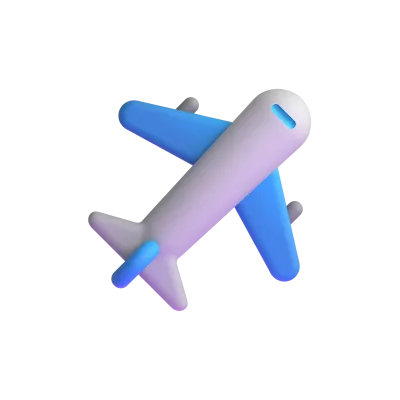
#> input picture quiz-video/assets/imagenes/avion_3d.png, 400 x 400 px, given in place of avion_3d.png.png, which was not available
$ python -i preferirias.py   (imports and definitions only)
#> lines starting #> are read from the running program, lines starting #| are printed output that depends on the picture; after the words box and inside, x2 and y2 are one past the last pixel; in counts of white or black regions, pixels touching at a corner belong together
"""Formato "¿QUÉ PREFERIRÍAS?" (dilemas con dos opciones y % de la gente al terminar la cuenta atrás).

El juego EMPIEZA EN EL FOTOGRAMA 0 (la pregunta 1 hace de gancho). Cada pregunta: foto grande + dos tarjetas
(A roja / B azul) + VS con cuenta atrás de 3 s → las barras se llenan con los % y la opción más elegida se corona.
EXTRA sin %: modo suspense («?» que giran) para que se peleen en comentarios. Cierre: «¡Coméntalo y sígueme para
más vídeos como este!». Subtítulos grandes estilo TikTok de la voz. Duración objetivo ≤ 60 s.
"""

import math
import os
import random
import subprocess
from multiprocessing import Pool

import numpy as np
from PIL import Image, ImageChops, ImageDraw, ImageFilter

from .evita import build_audio
from .fiesta import vsay
from .niveles import paste_c, pill, pop, rr, text, username
from .render import FPS, W, H, ease_in, ease_out, ease_out_back, font, tfont, fit

ASSETS = os.path.join(os.path.dirname(__file__), "..", "assets")
DECOR = os.path.join(ASSETS, "preferirias")
WHITE, YEL, DARK = (255, 255, 255), (255, 214, 0), (20, 10, 30)
COL_A, COL_B = (236, 40, 80), (30, 120, 255)
CD = 3
BGS = [((70, 0, 20), (10, 0, 6), (220, 30, 60)), ((0, 110, 120), (0, 20, 40), (0, 220, 220)),
       ((200, 90, 0), (40, 10, 0), (255, 180, 40)), ((110, 30, 200), (20, 0, 50), (200, 100, 255)),
       ((0, 130, 60), (0, 30, 15), (80, 230, 120)), ((120, 0, 90), (20, 0, 25), (255, 40, 160))]
CONF = [YEL, (0, 230, 210), (255, 70, 170), WHITE, (160, 90, 255), (60, 220, 120)]


def comp(img, im, pos):
    img.paste(im, (int(pos[0]), int(pos[1])), im)


def mix(a, b, k):
    return tuple(int(a[i] + (b[i] - a[i]) * k) for i in range(3))


def _words(txt):
    import re
    return re.sub(r"\[[^\]]*\]", "", txt).split()


# ------------------------------------------------------------------ línea de tiempo

# [36 lines left out: function build_timeline, not called in this run]


# ------------------------------------------------------------------ recursos

_S = {}


# [29 lines left out: functions spr, _gradient, vgrad, hgrad, not called in this run]


def rmask(w, h, r):
    m = Image.new("L", (w, h), 0)
    ImageDraw.Draw(m).rounded_rectangle((0, 0, w - 1, h - 1), r, fill=255)
    return m


def soft_shadow(w, h, r, blur=16, alpha=120, off=14):
    pad = blur * 3
    sh = Image.new("RGBA", (w + pad * 2, h + pad * 2), (0, 0, 0, 0))
    ImageDraw.Draw(sh).rounded_rectangle((pad, pad + off, pad + w, pad + h + off), r, fill=(0, 0, 0, alpha))
    return sh.filter(ImageFilter.GaussianBlur(blur)), pad


def shadow_text(d, xy, s, f, fill, stroke=4, sfill=DARK, sh=6):
    d.text((xy[0], xy[1] + sh), s, font=f, fill=(0, 0, 0, 110), anchor="mm", stroke_width=stroke, stroke_fill=(0, 0, 0, 110))
    d.text(xy, s, font=f, fill=fill, anchor="mm", stroke_width=stroke, stroke_fill=sfill)


# [26 lines left out: functions over, nice_pill, not called in this run]


PH_BOX, PH_C = (960, 620), (540, 660)   # marco de la foto (y 350-970); la foto va ENTERA dentro, nunca recortada
BORDER = 14


def _photo(name):
    """Foto ENTERA (contain) en un marco blanco 3:2 relleno con la misma foto desenfocada + fondo a pantalla completa."""
#> called with name = '../assets/imagenes/avion_3d.png'
    im = Image.open(os.path.join(DECOR, name + ".png")).convert("RGBA")
#> im is the input picture: PIL image 400x400 RGBA; mean R, G, B, A 25.4, 28, 36.4, 39.2
    bg = Image.new("RGBA", im.size, WHITE + (255,))
#> bg: PIL image 400x400 RGBA; every value is 255
    bg.alpha_composite(im)
    im = bg.convert("RGB")
#> im: PIL image 400x400 RGB
    iw, ih = PH_BOX[0] - 2 * BORDER, PH_BOX[1] - 2 * BORDER
    k2 = max(iw / im.width, ih / im.height)
    fill = im.resize((int(im.width * k2) + 1, int(im.height * k2) + 1), Image.LANCZOS)
    ox, oy = (fill.width - iw) // 2, (fill.height - ih) // 2
    inner = fill.crop((ox, oy, ox + iw, oy + ih)).filter(ImageFilter.GaussianBlur(22))
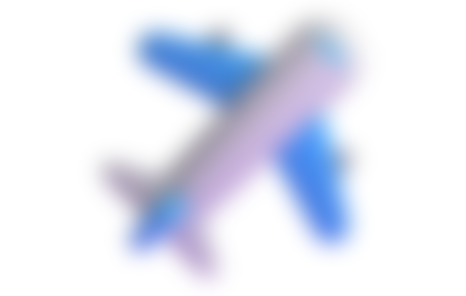
#> inner: PIL image 932x592 RGB (shown at 1/2 size); mean R, G, B 226.8, 230.8, 243.2
    inner = Image.blend(inner, Image.new("RGB", inner.size, (30, 20, 50)), 0.25)
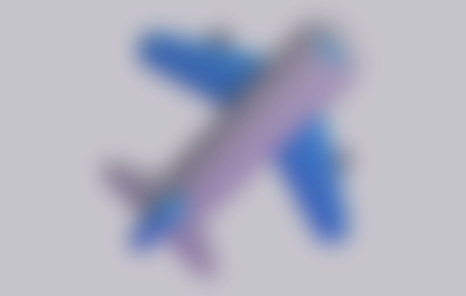
#> inner: PIL image 932x592 RGB (shown at 1/2 size); mean R, G, B 177, 177.8, 194.4
    k = min(iw / im.width, ih / im.height)
    fg = im.resize((int(im.width * k), int(im.height * k)), Image.LANCZOS)
    inner.paste(fg, ((iw - fg.width) // 2, (ih - fg.height) // 2))
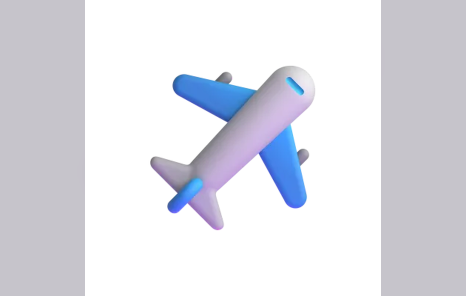
#> inner: PIL image 932x592 RGB (shown at 1/2 size); mean R, G, B 222.8, 223.7, 231.3
    frame = Image.new("RGBA", PH_BOX, (0, 0, 0, 0))
#> frame: PIL image 960x620 RGBA; every value is 0
    ImageDraw.Draw(frame).rounded_rectangle((0, 0, PH_BOX[0] - 1, PH_BOX[1] - 1), 46, fill=WHITE)
    frame.paste(inner, (BORDER, BORDER), rmask(iw, ih, 34))
#> in rmask, `ImageDraw.Draw(m).rounded_rectangle((0, 0, w - 1, h - 1), r, fill=255)`:
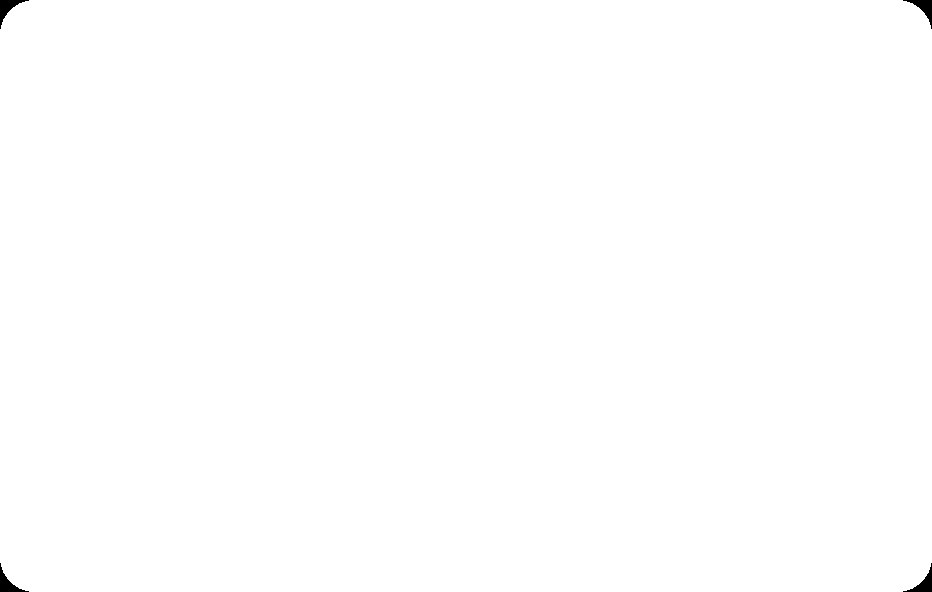
#> m: PIL image 932x592 L; 99.8% white; 4 black regions, box (x1, y1, x2, y2) and area: (0, 0, 29, 29) 260, (903, 0, 932, 29) 260, (0, 563, 29, 592) 260, (903, 563, 932, 592) 260
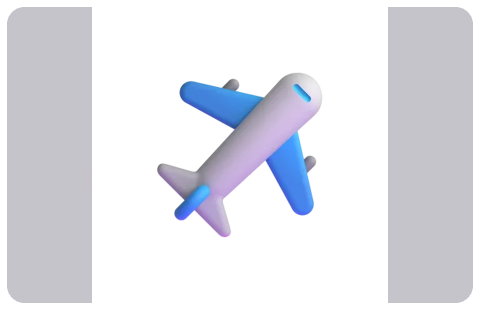
#> frame: PIL image 960x620 RGBA (shown at 1/2 size); mean R, G, B, A 224.5, 225.3, 232.3, 254.2; transparent parts drawn white
    sh, pad = soft_shadow(PH_BOX[0], PH_BOX[1], 46, 22, 140, 20)
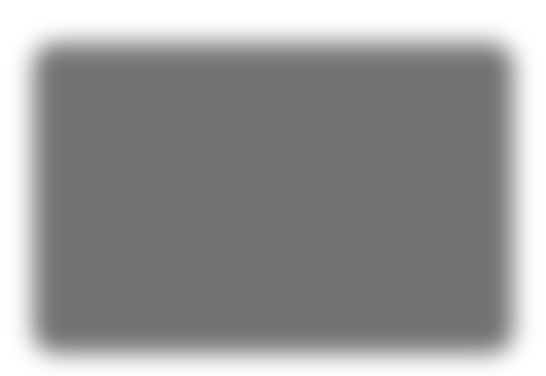
#> sh: PIL image 1092x752 RGBA (shown at 1/2 size); mean R, G, B, A 0, 0, 0, 101.4; transparent parts drawn white
#> pad = 66
    sh.alpha_composite(frame, (pad, pad))
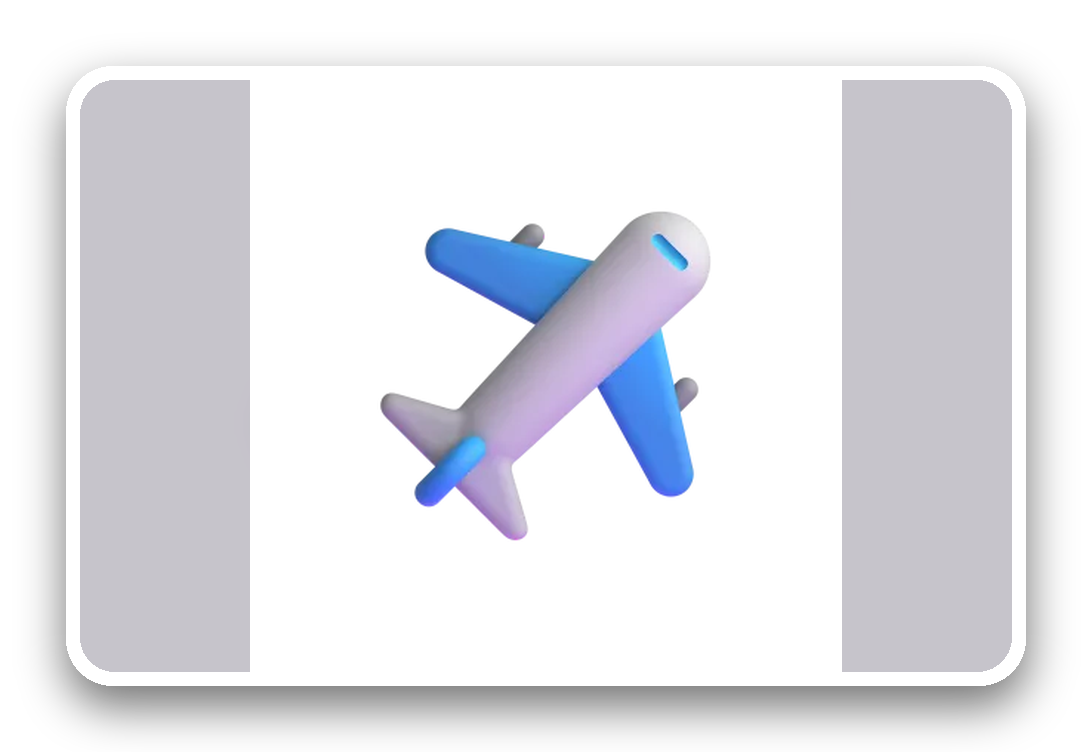
#> sh: PIL image 1092x752 RGBA; mean R, G, B, A 162.7, 163.3, 168.4, 190.1; transparent parts drawn white
#> (the run stopped early here; a loop or call above may not have finished)

$ run again, on quiz-video/assets/imagenes/balanza_3d.png
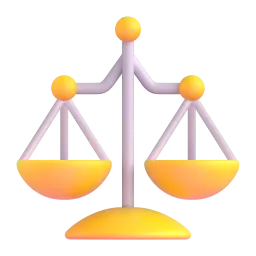
#> input picture quiz-video/assets/imagenes/balanza_3d.png, 256 x 256 px, given in place of balanza_3d.png.png, which was not available
#> in _photo, im is the input picture: PIL image 256x256 RGBA; mean R, G, B, A 84.5, 70.8, 53.8, 66.3
#> im: PIL image 256x256 RGB
#> in _photo, `frame.paste(inner, (BORDER, BORDER), rmask(iw, ih, 34))`:
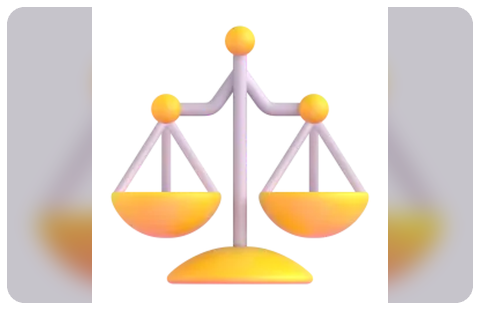
#> frame: PIL image 960x620 RGBA (shown at 1/2 size); mean R, G, B, A 231.1, 221.3, 211.3, 254.2; transparent parts drawn white
#> pad = 66
#> in _photo, `sh.alpha_composite(frame, (pad, pad))`:
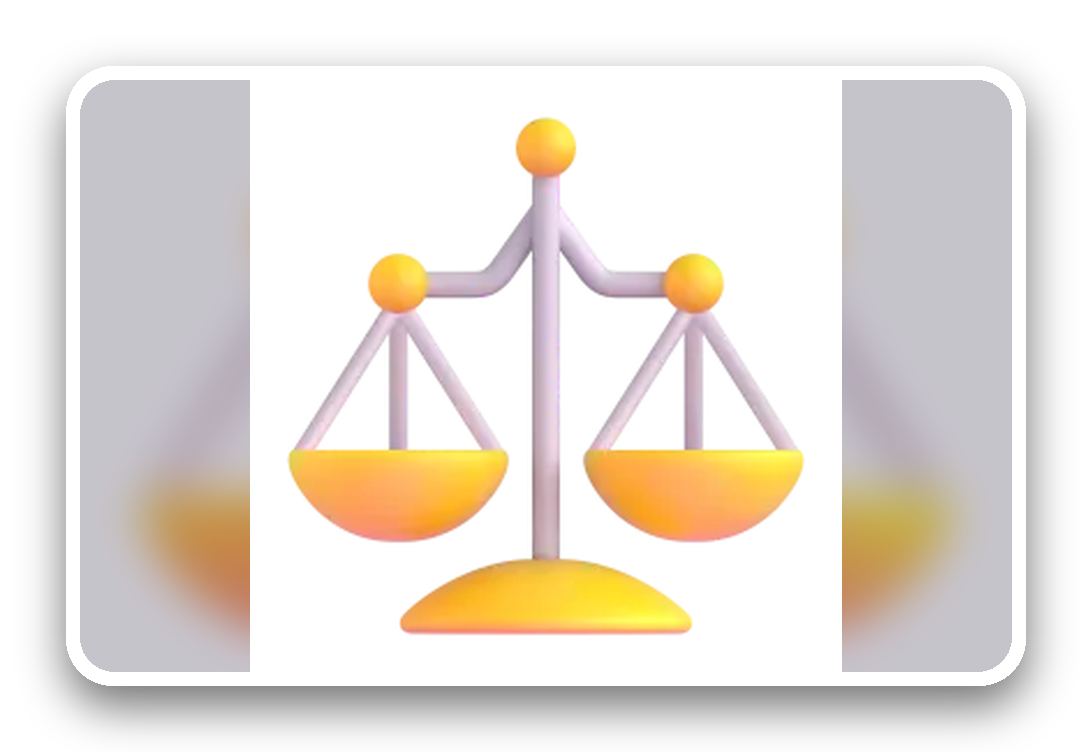
#> sh: PIL image 1092x752 RGBA; mean R, G, B, A 167.5, 160.4, 153.1, 190.1; transparent parts drawn white
